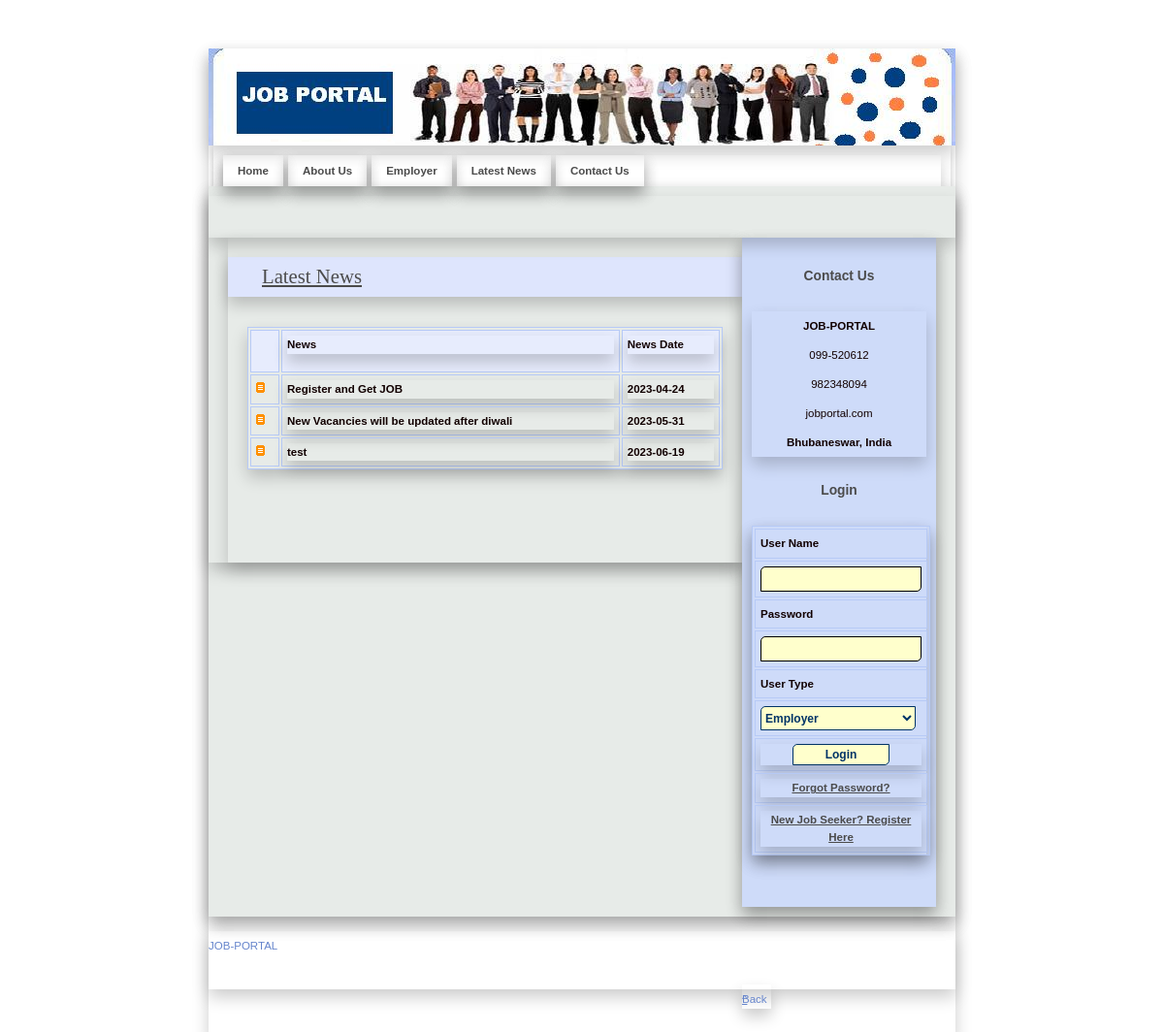
/News.php, run on the app's committed database.
### tables this page shows
CREATE TABLE `news_master` (
  `NewsId` int(11) NOT NULL,
  `News` varchar(200) NOT NULL,
  `NewsDate` date NOT NULL
);

### News.php (the view, shortened to what this page needs)
<!DOCTYPE html PUBLIC "-//W3C//DTD XHTML 1.0 Strict//EN" "http://www.w3.org/TR/xhtml1/DTD/xhtml1-strict.dtd">
<html xmlns="http://www.w3.org/1999/xhtml" xml:lang="cs" lang="cs">
<head>
    <link rel="stylesheet" media="screen,projection" type="text/css" href="./css/main.css" />
    <link rel="stylesheet" media="print" type="text/css" href="./css/print.css" />
    <link rel="stylesheet" media="aural" type="text/css" href="./css/aural.css" />
</head>
<body id="www-url-cz">
<div id="main" class="box">
<?php
include "Header.php"
?>
<?php
include "menu.php"
?>
    <div id="page" class="box">
    <div id="page-in" class="box">
        <div id="strip" class="box noprint">
            <p id="breadcrumbs">&nbsp;</p>
        </div>
        <div id="content">
            <div class="article">
                <h2><span><a href="#">Latest News</a></span></h2>
                <p>
                <table width="100%" border="1" cellpadding="1" cellspacing="2" bordercolor="#006699" >
<tr>
  <th bgcolor="#006699" class="style3">&nbsp;</th>
<th height="32" bgcolor="#006699" class="style3"><div align="left" class="style9 style5 style2"><strong>News</strong></div></th>
<th bgcolor="#006699" class="style3"><div align="left" class="style9 style5 style2"><strong>News Date</strong></div></th>
</tr>
<?php
$con = mysqli_connect("localhost","root","","job");
$sql = "select * from news_master";
$result = mysqli_query($con,$sql) or die( mysqli_error($con));
while($row = mysqli_fetch_array($result))
{
$News=$row['News'];
$NewsDate=$row['NewsDate'];
?>
<tr>
  <td class="style3"><img src="design/ico_archive2.gif" alt="" width="9" height="11" /></td>
<td class="style3"><div align="left" class="style9 style5"><strong><?php echo $News;?></strong></div></td>
<td class="style3"><div align="left" class="style9 style5"><strong><?php echo $NewsDate;?></strong></div></td>
</tr>
<?php
}
?>
</table>
                </p>
                <p class="btn-more box noprint">&nbsp;</p>
          </div>
        </div>
<?php
include "right.php"
?>
    </div>
    </div>
<?php
include "footer.php"
?>
</div>
</body>
</html>

### css/main.css (style rules this page uses)
* { min-height:1px; }
body { border:0; margin:0; padding:0; background: #ffffff; font:72%/160% "verdana",sans-serif; color:#120101; _text-align:center; }
a { color:#4b4b4b; }
p { border:0; margin:15px 0; padding:0; line-height:30px; }
div { display:block; border:0; margin:0; padding:0; box-shadow: 0 8px 16px 0 rgba(0,0,0,0.2); }
h1, h2, h3, h4, h5 { border:0; margin:15px 0 10px 0; padding:0; font-weight:bold; }
h2 { font-size:180%; line-height:100%; font-family:"georgia",serif; font-weight:normal; }
table { display:table; margin:15px 0; padding:0; border:1px solid #B7CAF6; font-size:100%; box-shadow: 0 8px 16px 0 rgba(0,0,0,0.2); }
tr { display:table-row; }
th, td { display: table-cell; border:1px solid #B7CAF6; margin:0; padding:5px; vertical-align:top; text-align:left; }
th { background:#E7ECFD; text-align:center; columns: #120101;; font-weight:bold; }
a, img, span { border:0; margin:0; padding:0; }
strong, .strong { font-weight:bold; }
.box { min-height:1px; _height:1px; }
.box:after { content:"."; display:block; line-height:0px; font-size:0px; visibility:hidden; clear:both; }
#main { width:770px; margin:50px auto 0 auto; _text-align:left; box-shadow: 0 8px 16px 0 rgba(0,0,0,0.2); }
#page { width:770px; min-height:1px; background:#e7ebe8; _height:1px; box-shadow: 0 8px 16px 0 rgba(0,0,0,0.2); }
#page-in { min-height:1px; padding:10px 0; _height:1px; box-shadow: 0 8px 16px 0 rgba(0,0,0,0.2); }
#strip { position:relative; clear:both; padding:3px 20px 10px 20px; color:#7a807c; }
#strip p { margin:0; }
#strip #breadcrumbs { width:520px; margin:0; padding:0; }
#content { float:left; width:530px; _width:550px; margin:0; padding:0 0 0 20px; }
#content .article { clear:both; margin:0; padding:20px; }
#content .article h2 { margin:0 -20px; padding:10px; background:#DEE5FD ; color:#93a6cd; box-shadow: 0 8px 16px 0 rgba(0,0,0,0.2); }
#content .article h2 span { padding-left:25px; }
#content .article p { text-align:justify; }
#content .btn-more { margin:0 0 15px 0; padding:0; border:0; position:relative; }

### css/print.css (style rules this page uses)
body { border:0; margin:0; padding:0; font-size:12pt }
a { color:#000; text-decoration:none; }
h1, h2, h3 { page-break-after:avoid; page-break-inside:avoid; }
table { border-collapse: collapse; border-width:1px; border-style:solid; }
th, td { display:table-cell; border-width:1px; border-style:solid; }
.noprint { display:none; }

### css/aural.css (style rules this page uses)
body { voice-family:paul,male; volume:loud; speech-rate:slow; richness:90; stress:20; }
h1, h2, h3, h4, h5 { cue-before:url("ping.au"); }
p, table { pause:50ms; }
strong { pitch:medium; pitch-range:60; stress:90; richness:90; }

### News.php (style rules this page uses)
.style2 { font-weight: bold }

### data on the page
news_master: News "Register and Get JOB", NewsDate "2023-04-24"
news_master: News "New Vacancies will be updated after diwali", NewsDate "2023-05-31"
news_master: News "test", NewsDate "2023-06-19"
